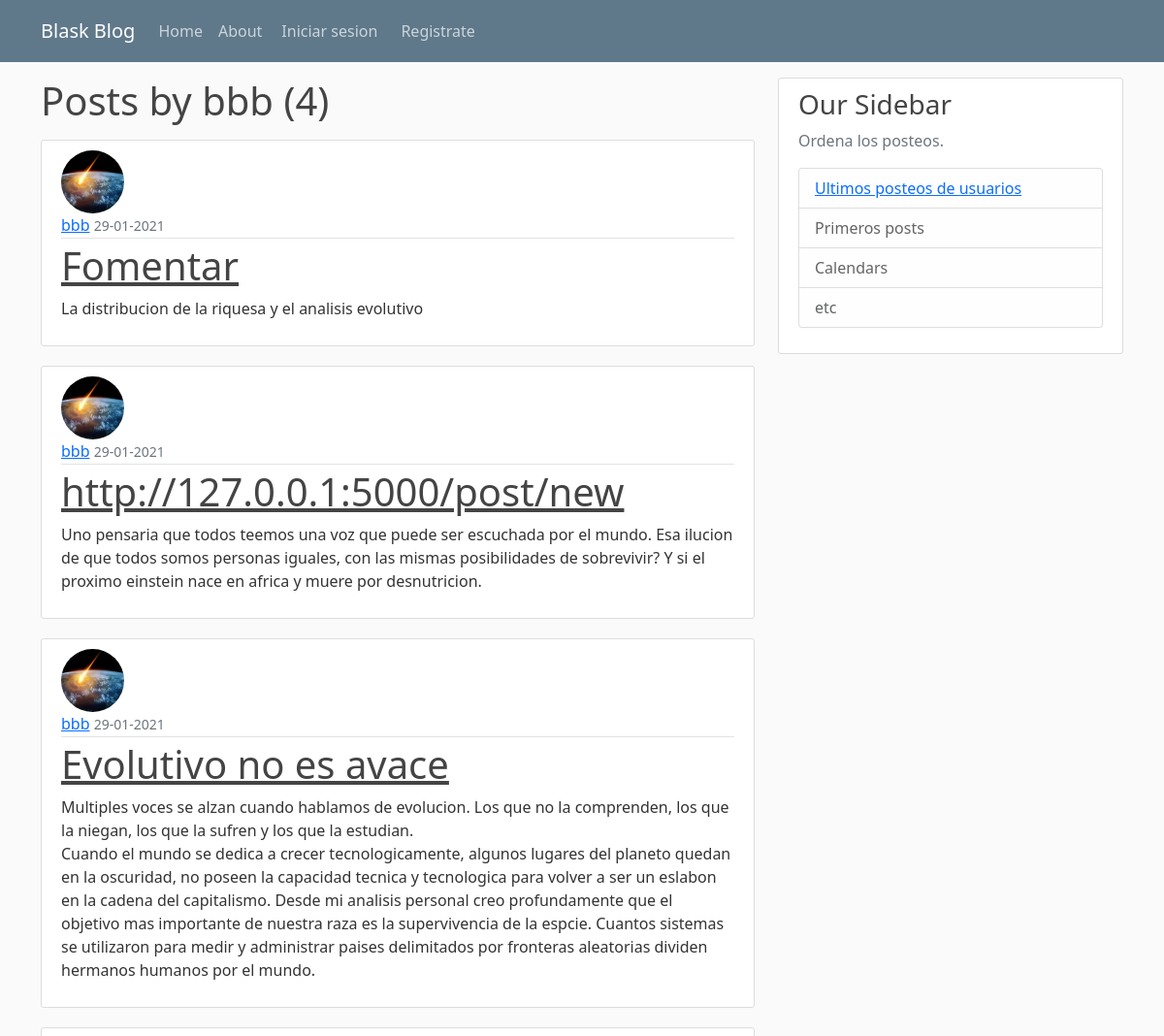
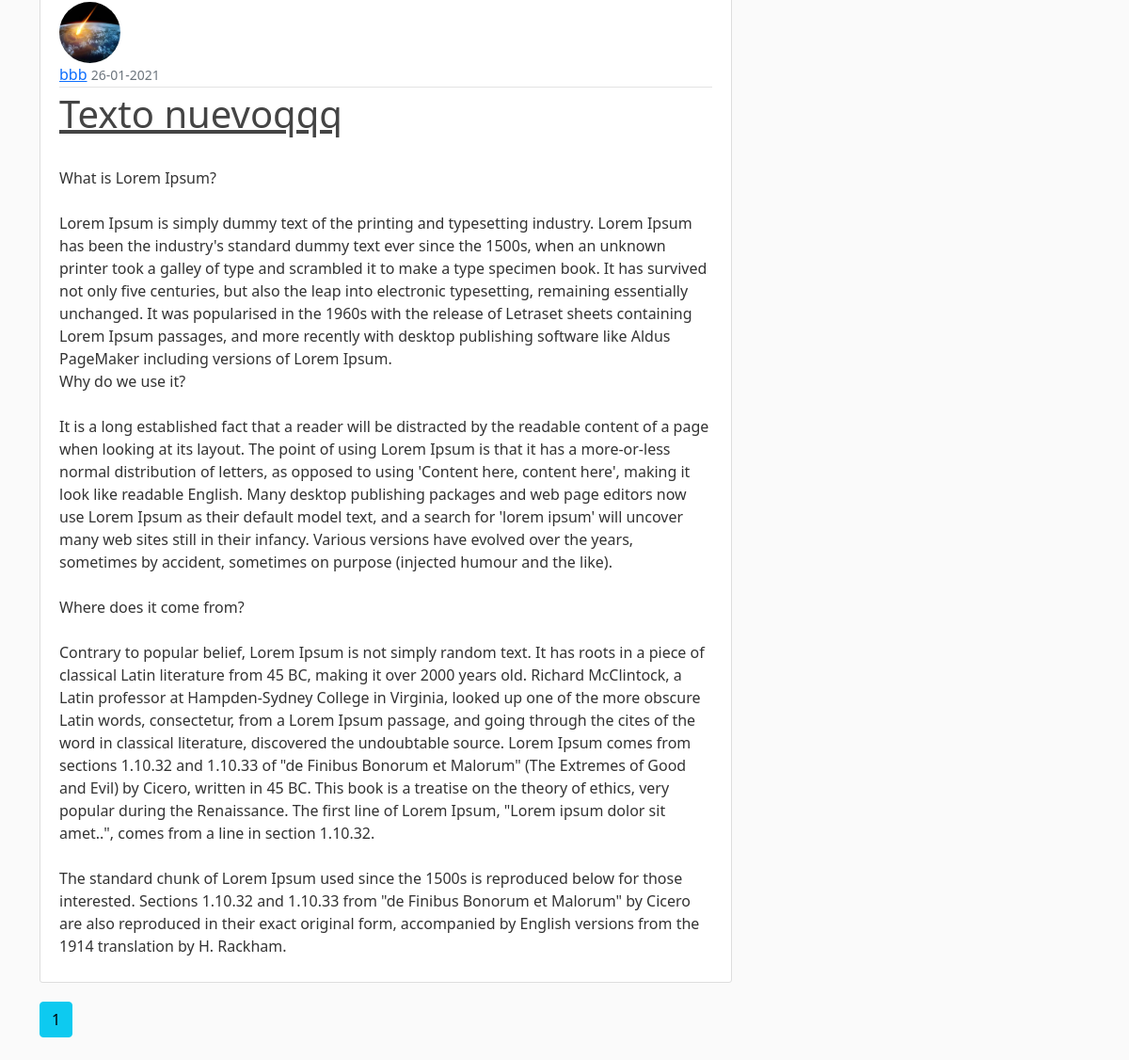
/user/bbb, run on an earlier commit of the app's database (2 pictures, top to bottom).
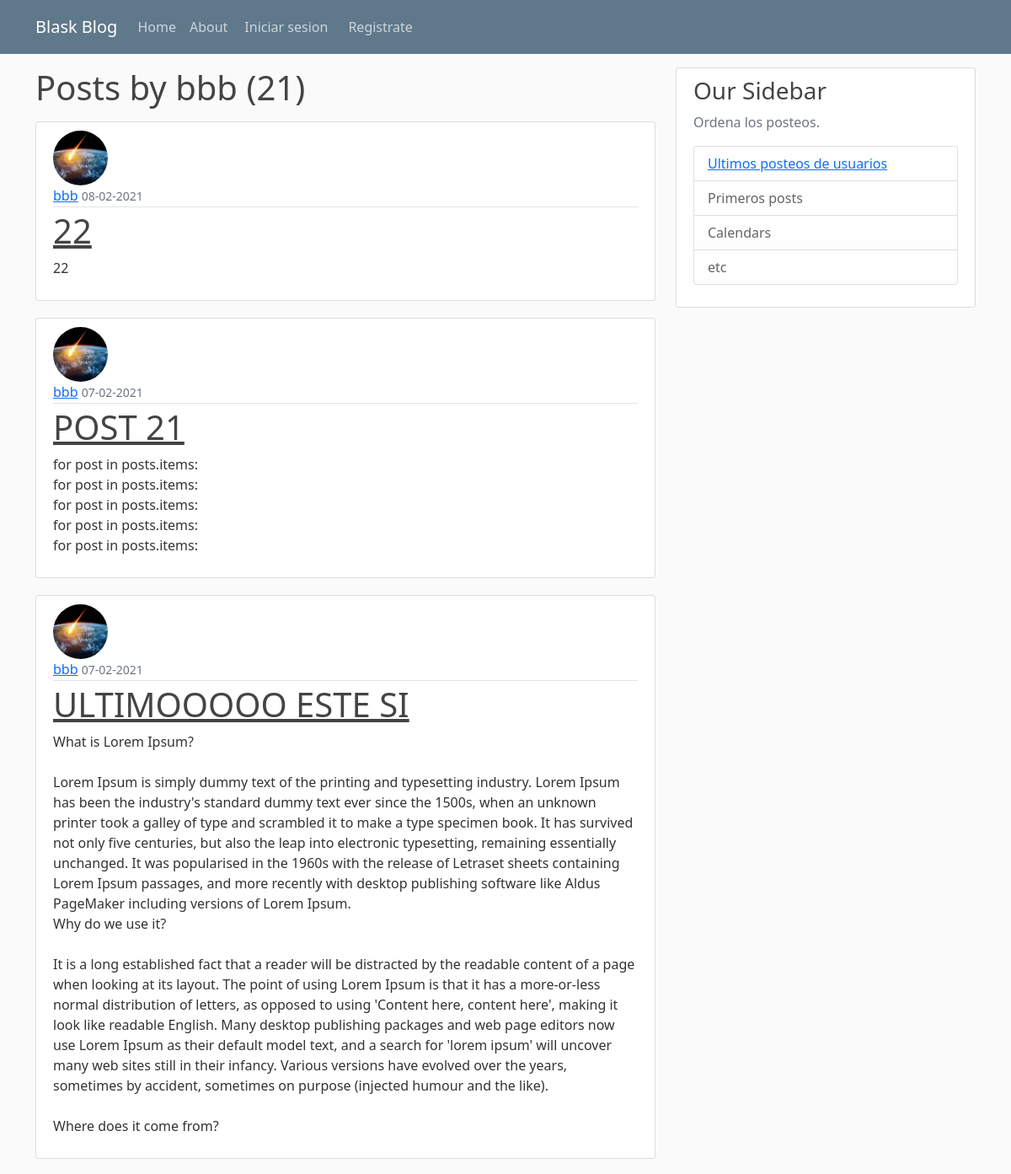
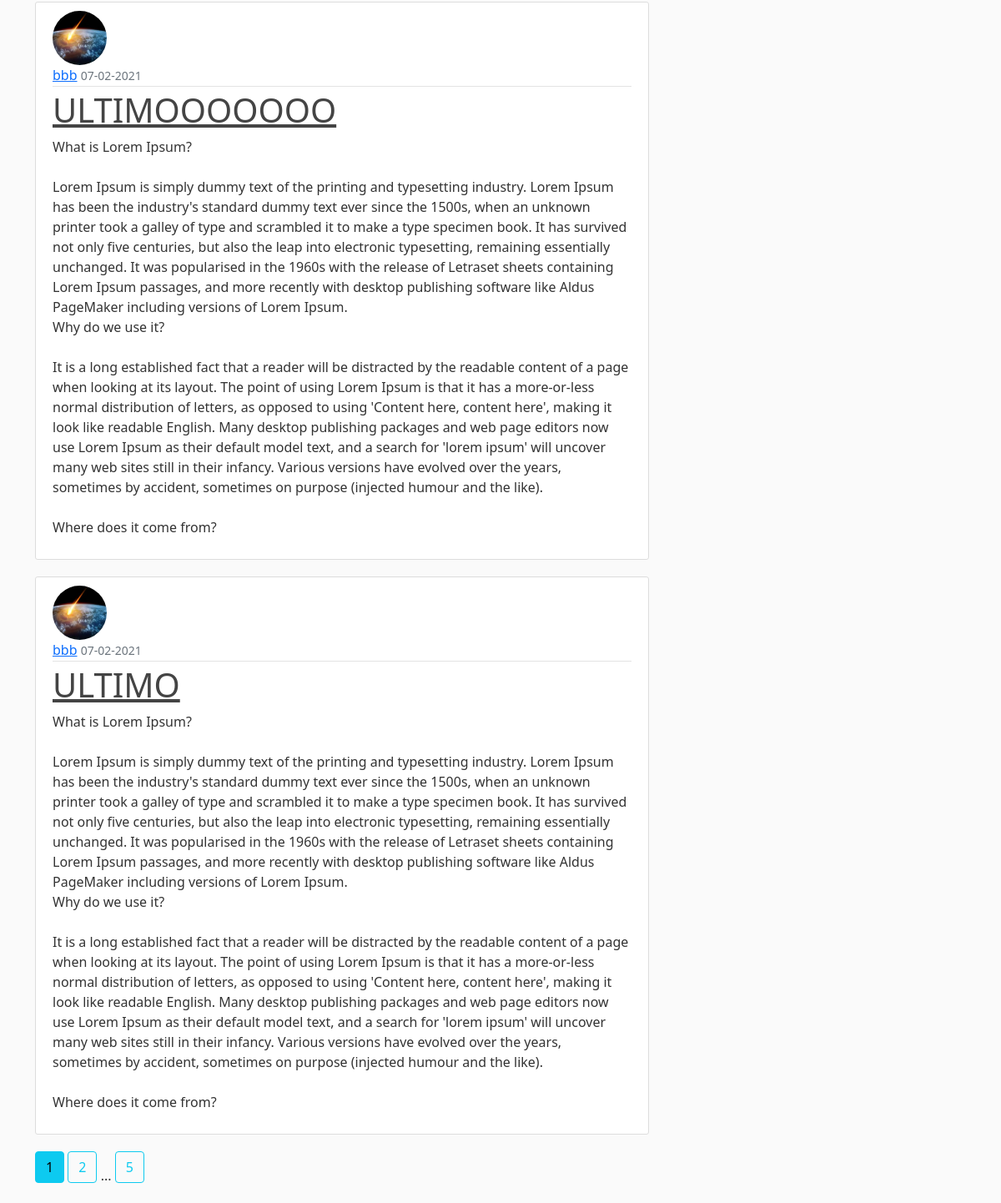
And on a later commit of the database (2 pictures, top to bottom).
### flaskblog/models.py (models this page shows, shortened)
class Post(db.Model):
	id = db.Column(db.Integer, primary_key=True)
	title = db.Column(db.String(100), nullable=False)
	date_posted = db.Column(db.DateTime, nullable=False, default=datetime.utcnow)
	content = db.Column(db.Text, nullable=False)
	user_id = db.Column(db.Integer, db.ForeignKey('user.id'), nullable=False)

class User(db.Model, UserMixin):
	id = db.Column(db.Integer, primary_key=True)
	username = db.Column(db.String(20), unique=True, nullable=False)
	email = db.Column(db.String(120), unique=True, nullable=False)
	image_file = db.Column(db.String(20), nullable=False, default='default.jpg')
	password = db.Column(db.String(60), nullable=False)
	posts = db.relationship('Post', backref=db.backref('author', lazy=True)) # o lazy dynamic

### flaskblog/users/routes.py (the view)
@users.route("/user/<string:username>")
def user_posts(username):
	page = request.args.get('page', 1, type=int)
	user = User.query.filter_by(username=username).first_or_404()
	posts = Post.query.filter_by(author=user).order_by(Post.date_posted.desc()).paginate(page=page, per_page=5)
	return render_template('user_posts.html', posts=posts, user=user)

### flaskblog/templates/user_posts.html
{% extends "layout.html" %}
{% block content %}
    <h1 class="mb-3">Posts by {{ user.username }} ({{ posts.total }})</h1>
	{% for post in posts.items %}
		<article class="media content-section">
			<img class="rounded-circle article-img" src="{{ url_for('static', filename='profile_pics/' + post.author.image_file) }}">
		  	<div class="media-body">
		    	<div class="article-metadata">
		      		<a class="mr-2" href="{{ url_for('users.user_posts', username=post.author.username) }}">{{ post.author.username }}</a>
		      		<small class="text-muted">{{ post.date_posted.strftime('%d-%m-%Y') }}</small>
		    	</div>
		    	<h1><a class="article-title" href="{{ url_for('posts.post', post_id=post.id) }}">{{ post.title }}</a></h1>
		    	<p class="article-content">{{ post.content }}</p>
		  	</div>
		</article>
	{% endfor %}
	{% for page_num in posts.iter_pages(left_edge=1, right_edge=1, left_current=1, right_current=2) %}
		{% if page_num %}
			{% if posts.page == page_num %}
				<a class="btn btn-info mb-4" href="{{ url_for('users.user_posts', username=user.username, page=page_num) }}">{{ page_num }}</a>
			{% else %}
				<a class="btn btn-outline-info mb-4" href="{{ url_for('users.user_posts', username=user.username, page=page_num) }}">{{ page_num }}</a>
			{% endif %}
		{% else %}
		...
		{% endif %}
	{% endfor %}
{% endblock content %}

What changed in the data, as far as the page shows it:
no longer on this page (row unchanged): Post: image_file (picture), author.username "bbb", date_posted "29-01-2021", title "Fomentar", content "La distribucion de la riquesa y el analisis evolutivo"
no longer on this page (row unchanged): Post: image_file (picture), author.username "bbb", date_posted "29-01-2021", title "http://127.0.0.1:5000/post/new", content "Uno pensaria que todos teemos una voz que puede ser escuchada por el mundo. Esa ilucion de que todos somos personas iguales, con las mismas posibilidades de sobrevivir? Y si el proximo einstein nace en africa y muere por desnutricion."
no longer on this page (row unchanged): Post: image_file (picture), author.username "bbb", date_posted "29-01-2021", title "Evolutivo no es avace", content "Multiples voces se alzan cuando hablamos de evolucion. Los que no la comprenden, los que la niegan, los que la sufren y los que la estudian. Cuando el mundo se dedica a crecer tecnologicamente, algunos lugares del planeto quedan en la oscuridad, no poseen la capacidad tecnica y tecnologica para volver a ser un eslabon en la cadena del capitalismo. Desde mi analisis personal creo profundamente que el objetivo mas importante de nuestra raza es la supervivencia de la espcie. Cuantos sistemas se utilizaron para medir y administrar paises delimitados por fronteras aleatorias dividen hermanos humanos por el mundo."
no longer on this page (row unchanged): Post: image_file (picture), author.username "bbb", date_posted "26-01-2021", title "Texto nuevoqqq", content "What is Lorem Ipsum? Lorem Ipsum is simply dummy text of the printing and typesetting industry. Lorem Ipsum has been the industry's standard dummy text ever since the 1500s, when an unknown printer took a galley of type and scrambled it to make a type specimen book. It has survived not only five centuries, but also the leap into electronic typesetting, remaining essentially unchanged. It was popularised in the 1960s with the release of Letraset sheets containing Lorem Ipsum passages, and more recently with desktop publishing software like Aldus PageMaker including versions of Lorem Ipsum. Why do we use it? It is a long established fact that a reader will be distracted by the readable…"
added Post: image_file (picture), author.username "bbb", date_posted "08-02-2021", title "22", content "22"
added Post: image_file (picture), author.username "bbb", date_posted "07-02-2021", title "POST 21", content "for post in posts.items: for post in posts.items: for post in posts.items: for post in posts.items: for post in posts.items:"
added Post: image_file (picture), author.username "bbb", date_posted "07-02-2021", title "ULTIMOOOOO ESTE SI", content "What is Lorem Ipsum? Lorem Ipsum is simply dummy text of the printing and typesetting industry. Lorem Ipsum has been the industry's standard dummy text ever since the 1500s, when an unknown printer took a galley of type and scrambled it to make a type specimen book. It has survived not only five centuries, but also the leap into electronic typesetting, remaining essentially unchanged. It was popularised in the 1960s with the release of Letraset sheets containing Lorem Ipsum passages, and more recently with desktop publishing software like Aldus PageMaker including versions of Lorem Ipsum. Why do we use it? It is a long established fact that a reader will be distracted by the readable…"
added Post: image_file (picture), author.username "bbb", date_posted "07-02-2021", title "ULTIMOOOOOOO", content "What is Lorem Ipsum? Lorem Ipsum is simply dummy text of the printing and typesetting industry. Lorem Ipsum has been the industry's standard dummy text ever since the 1500s, when an unknown printer took a galley of type and scrambled it to make a type specimen book. It has survived not only five centuries, but also the leap into electronic typesetting, remaining essentially unchanged. It was popularised in the 1960s with the release of Letraset sheets containing Lorem Ipsum passages, and more recently with desktop publishing software like Aldus PageMaker including versions of Lorem Ipsum. Why do we use it? It is a long established fact that a reader will be distracted by the readable…"
added Post: image_file (picture), author.username "bbb", date_posted "07-02-2021", title "ULTIMO", content "What is Lorem Ipsum? Lorem Ipsum is simply dummy text of the printing and typesetting industry. Lorem Ipsum has been the industry's standard dummy text ever since the 1500s, when an unknown printer took a galley of type and scrambled it to make a type specimen book. It has survived not only five centuries, but also the leap into electronic typesetting, remaining essentially unchanged. It was popularised in the 1960s with the release of Letraset sheets containing Lorem Ipsum passages, and more recently with desktop publishing software like Aldus PageMaker including versions of Lorem Ipsum. Why do we use it? It is a long established fact that a reader will be distracted by the readable…"
Also different on the page:
{{ posts.total }}: "4" → "21"
new list line: "2"
new list line: "5"
